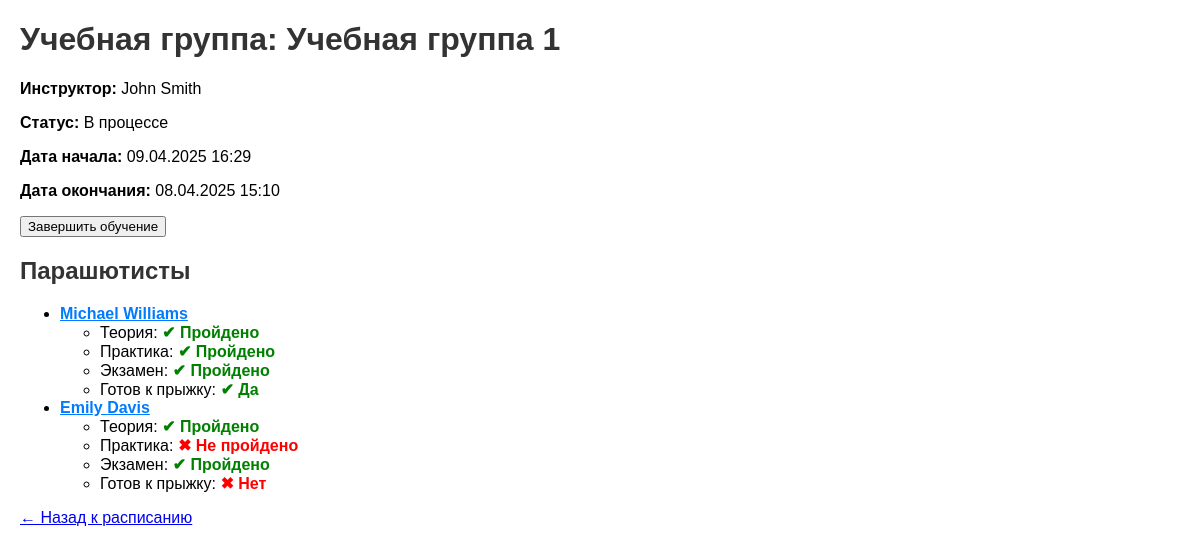
The page /instructors/1/training_groups/1/ on the database as committed earlier.
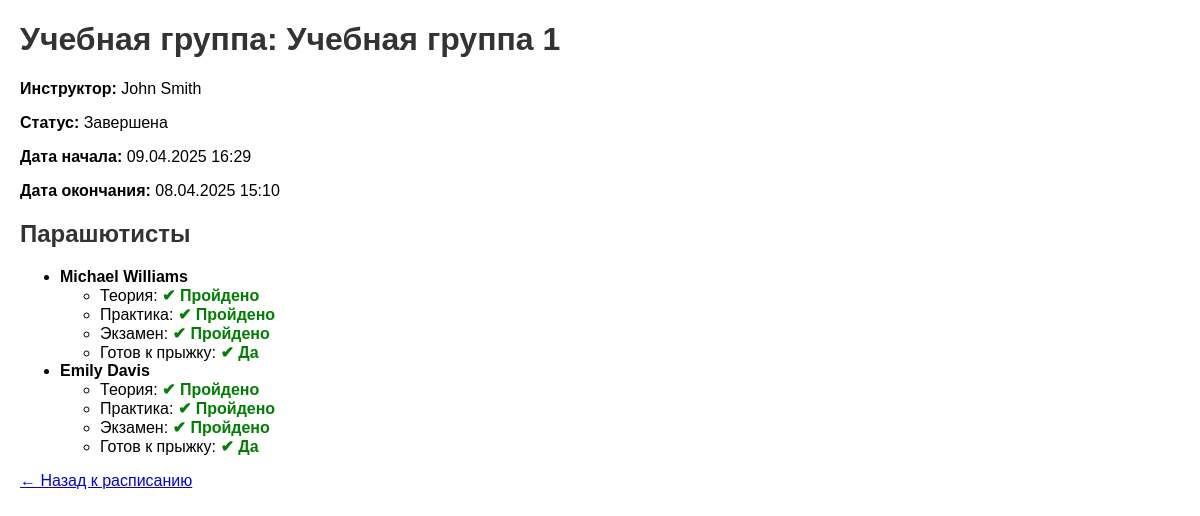
The same page on the database as committed later.
### instructors/models.py (models this page shows, shortened)
class TrainingGroup(models.Model):
    STATUS_CHOICES = [
        ('created', 'Создана'),  # Статус "Создана"
        ('in_progress', 'В процессе'),  # Статус "В процессе"
        ('completed', 'Завершена'),  # Статус "Завершена"
    ]
    group_id = models.AutoField(primary_key=True)
    instructor = models.ForeignKey('Instructor',
                                   on_delete=models.CASCADE)  # Убедитесь, что модель Instructor определена
    group_name = models.CharField(max_length=255)  # Название группы
    start_date_time = models.DateTimeField()  # Дата и время начала
    end_date_time = models.DateTimeField(null=True, blank=True)  # Дата и время завершения
    status = models.CharField(max_length=20, choices=STATUS_CHOICES, default='created')  # Статус с choices

class Instructor(models.Model):
    instructor_id = models.AutoField(primary_key=True)
    first_name = models.CharField(max_length=255)
    middle_name = models.CharField(max_length=255)
    last_name = models.CharField(max_length=255)
    contact_info = models.CharField(max_length=255)
    qualification = models.CharField(max_length=50)
    status = models.CharField(max_length=50)

class TrainingGroupParachutist(models.Model):
    parachutist = models.ForeignKey(Parachutist, on_delete=models.CASCADE)
    group = models.ForeignKey(TrainingGroup, on_delete=models.CASCADE)
    theory_passed = models.BooleanField(default=False)
    practice_passed = models.BooleanField(default=False)
    exam_passed = models.BooleanField(default=False)  # Новое поле для зачета
    ready_for_jump = models.BooleanField(default=False)  # Новое поле

class Parachutist(models.Model):
    parachutist_id = models.AutoField(primary_key=True)
    first_name = models.CharField(max_length=255)
    middle_name = models.CharField(max_length=255)
    last_name = models.CharField(max_length=255)
    contact_info = models.CharField(max_length=255)

### instructors/views.py (the view)
# urls.py: path('instructors/<int:instructor_id>/training_groups/<int:training_group_id>/', training_group_detail,
def training_group_detail(request, instructor_id, training_group_id):
    instructor = get_object_or_404(Instructor, pk=instructor_id)
    training_group = get_object_or_404(TrainingGroup, pk=training_group_id, instructor=instructor)
    group_parachutists = TrainingGroupParachutist.objects.filter(group=training_group).select_related('parachutist')
    context = {
        'instructor': instructor,
        'training_group': training_group,
        'group_parachutists': group_parachutists,
    }
    return render(request, 'training_group_detail.html', context)

### instructors/templates/training_group_detail.html (shortened to what this page needs)
<!DOCTYPE html>
<html lang="ru">
<head>
</head>
<body>
<h1>Учебная группа: {{ training_group.group_name }}</h1>
<p><strong>Инструктор:</strong> {{ instructor.first_name }} {{ instructor.last_name }}</p>
<p><strong>Статус:</strong> {{ training_group.get_status_display }}</p>
<p><strong>Дата начала:</strong> {{ training_group.start_date_time|date:"d.m.Y H:i" }}</p>
{% if training_group.end_date_time %}
    <p><strong>Дата окончания:</strong> {{ training_group.end_date_time|date:"d.m.Y H:i" }}</p>
{% endif %}
{% if training_group.status == 'created' %}
    <a href="{% url 'start_training' instructor_id=instructor.instructor_id training_group_id=training_group.group_id %}">
        <button>Начать обучение</button>
    </a>
{% elif training_group.status == 'in_progress' %}
    <a href="{% url 'complete_training' instructor_id=instructor.instructor_id training_group_id=training_group.group_id %}">
        <button>Завершить обучение</button>
    </a>
{% endif %}
<h2>Парашютисты</h2>
{% if group_parachutists %}
    <ul>
        {% for gp in group_parachutists %}
            <li>
                <strong>
                    {% if training_group.status == 'in_progress' %}
                        <a href="{% url 'edit_checkpoint' instructor_id=instructor.instructor_id training_group_id=training_group.group_id parachutist_id=gp.parachutist.parachutist_id %}" class="parachutist-name">
                            {{ gp.parachutist.first_name }} {{ gp.parachutist.last_name }}
                        </a>
                    {% else %}
                        {{ gp.parachutist.first_name }} {{ gp.parachutist.last_name }}
                    {% endif %}
                </strong>
                <ul>
                    <li>Теория: <span class="{% if gp.theory_passed %}passed{% else %}failed{% endif %}">
                    {% if gp.theory_passed %}✔ Пройдено{% else %}✖ Не пройдено{% endif %}
                </span></li>
                    <li>Практика: <span class="{% if gp.practice_passed %}passed{% else %}failed{% endif %}">
                    {% if gp.practice_passed %}✔ Пройдено{% else %}✖ Не пройдено{% endif %}
                </span></li>
                    <li>Экзамен: <span class="{% if gp.exam_passed %}passed{% else %}failed{% endif %}">
                    {% if gp.exam_passed %}✔ Пройдено{% else %}✖ Не пройдено{% endif %}
                </span></li>
                    <li>Готов к прыжку: <span class="{% if gp.ready_for_jump %}passed{% else %}failed{% endif %}">
                    {% if gp.ready_for_jump %}✔ Да{% else %}✖ Нет{% endif %}
                </span></li>
                </ul>
            </li>
        {% endfor %}
    </ul>
{% else %}
    <p>В этой группе пока нет парашютистов.</p>
{% endif %}
<p><a href="{% url 'instructor_schedule' instructor_id=instructor.instructor_id %}">← Назад к расписанию</a></p>
</body>
</html>

### instructors/templates/training_group_detail.html (style rules this page uses)
body { font-family: Arial, sans-serif; margin: 20px; }
h1, h2 { color: #333; }
.passed { color: green; font-weight: bold; }

Rows that differ between the two databases and show on the page:
changed TrainingGroup "Учебная группа 1": status "В процессе" → "Завершена"
changed TrainingGroupParachutist "Emily": practice_passed "✖ Не пройдено" → "✔ Пройдено"; ready_for_jump "✖ Нет" → "✔ Да"
Other text that changed with them:
text no longer shown: "Завершить обучение"
